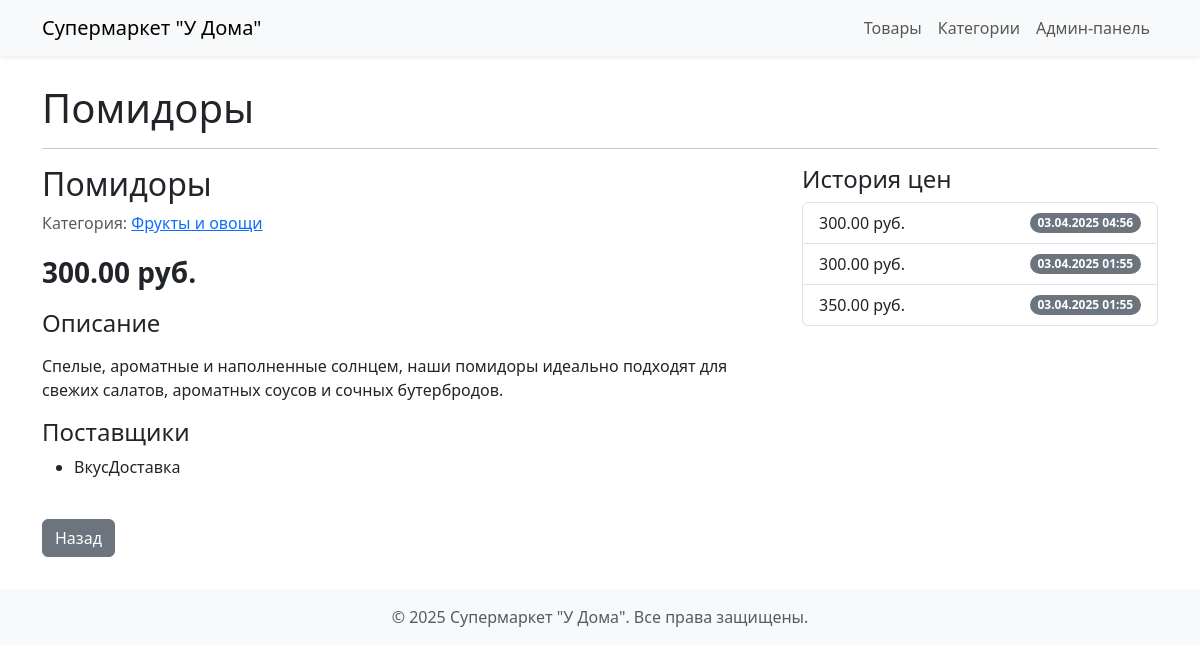
Page /supermarket/products/2/ on the committed database.
### supermarket_app/models.py (models this page shows, shortened)
class TimestampedModel(models.Model):
    created_at = models.DateTimeField(auto_now_add=True, verbose_name="Время создания")
    updated_at = models.DateTimeField(auto_now=True, verbose_name="Время обновления")
    class Meta:
        abstract = True

class IsActiveModel(models.Model):
    is_active = models.BooleanField(default=True, verbose_name="Активен")
    objects = IsActiveManager()
    class Meta:
        abstract = True

class Product(TimestampedModel, IsActiveModel):
    name = models.CharField(max_length=200, verbose_name="Название товара")
    description = models.TextField(blank=True, verbose_name="Описание")
    category = models.ForeignKey(
        Category,
        on_delete=models.PROTECT,
        related_name='products',
        verbose_name="Категория"
    )
    transport_companies = models.ManyToManyField(
        TransportCompany,
        related_name='products',
        verbose_name="Транспортные компании",
        blank=True
    )
    class Meta:
        verbose_name = "Товар"
        verbose_name_plural = "Товары"
        ordering = ['name']
    def get_current_price(self):
        now = timezone.now()
        try:
            current_price_obj = self.prices.filter(start_date__lte=now).latest('start_date')
            return current_price_obj.value
        except Price.DoesNotExist:
            return None

class Category(TimestampedModel):
    name = models.CharField(max_length=100, unique=True, verbose_name="Название категории")
    description = models.TextField(blank=True, verbose_name="Описание")
    class Meta:
        verbose_name = "Категория"
        verbose_name_plural = "Категории"
        ordering = ['name']

class Price(TimestampedModel):
    product = models.ForeignKey(
        Product,
        on_delete=models.CASCADE,
        related_name='prices',
        verbose_name="Товар"
    )
    value = models.DecimalField(
        max_digits=10,
        decimal_places=2,
        validators=[MinValueValidator(0.01)],
        verbose_name="Цена"
    )
    start_date = models.DateTimeField(
        default=timezone.now,
        verbose_name="Дата начала действия цены"
    )
    class Meta:
        verbose_name = "Цена"
        verbose_name_plural = "Цены (История)"
        ordering = ['-start_date']
        get_latest_by = 'start_date'

class TransportCompany(TimestampedModel):
    name = models.CharField(max_length=200, unique=True, verbose_name="Название компании")
    contact_info = models.TextField(blank=True, verbose_name="Контактная информация")
    class Meta:
        verbose_name = "Транспортная компания"
        verbose_name_plural = "Транспортные компании"
        ordering = ['name']

### supermarket_app/views.py (the view)
# urls.py: path('products/<int:pk>/', views.ProductDetailView.as_view(), name='product_detail'),
class ProductDetailView(DetailView):
    model = Product
    template_name = 'supermarket_app/product_detail.html'
    context_object_name = 'product'
    def get_object(self, queryset=None):
        pk = self.kwargs.get('pk')
        if pk is None:
            raise Http404("ID товара не указан.")
        try:
            pk_int = int(pk)
            obj = get_object_or_404(Product.objects.get_active(), pk=pk_int)
            return obj
        except (ValueError, TypeError):
             raise Http404("Неверный формат ID товара.")
    def get_context_data(self, **kwargs):
        context = super().get_context_data(**kwargs)
        product = self.object
        context['current_price'] = product.get_current_price()
        now = timezone.now()
        context['price_history'] = product.prices.filter(start_date__lte=
                                                         now).order_by('-start_date')
        context['page_title'] = product.name
        return context

### supermarket_app/models.py (called while the page is built)
    def get_active(self):
        return self.get_queryset().filter(is_active=True)

### supermarket_app/templates/supermarket_app/product_detail.html (shortened to what this page needs)
{% extends "supermarket_app/base.html" %}
{% load l10n %}
{% block content %}
<div class="row">
    <div class="col-md-8">
        <h2>{{ product.name }}</h2>
        <p class="text-muted">Категория: <a href="{% url 'supermarket_app:category_product_list' category_id=product.category.id %}">{{ product.category.name }}</a></p>
        {% if current_price %}
            <p class="fs-3"><strong>{{ current_price }} руб.</strong></p>
        {% else %}
            <p class="fs-3 text-danger">Цена не установлена</p>
        {% endif %}
        {% if product.description %}
            <h4>Описание</h4>
            <p>{{ product.description|linebreaks }}</p>
        {% endif %}
        {% if product.transport_companies.all %}
            <h4>Поставщики</h4>
            <ul>
                {% for company in product.transport_companies.all %}
                    <li>{{ company.name }}</li>
                {% endfor %}
            </ul>
        {% endif %}
    </div>
    <div class="col-md-4">
        <h4>История цен</h4>
        {% if price_history %}
            <ul class="list-group">
                {% for price in price_history %}
                    <li class="list-group-item d-flex justify-content-between align-items-center">
                        {{ price.value }} руб.
                        <span class="badge bg-secondary rounded-pill">{{ price.start_date|date:"d.m.Y H:i" }}</span>
                    </li>
                {% endfor %}
            </ul>
        {% else %}
            <p>История цен отсутствует.</p>
        {% endif %}
    </div>
</div>
<div class="mt-4">
     <a href="{{ request.META.HTTP_REFERER|default:request.build_absolute_uri }}" class="btn btn-secondary">Назад</a>
</div>
{% endblock %}

### supermarket_app/templates/supermarket_app/base.html (shortened to what this page needs)
<!DOCTYPE html>
<html lang="ru">
<head>
    <link href="https://cdn.jsdelivr.net/npm/bootstrap@5.3.2/dist/css/bootstrap.min.css" rel="stylesheet">
</head>
<body>
    <nav class="navbar navbar-expand-lg navbar-light bg-light fixed-top shadow-sm">
        <div class="container">
            <a class="navbar-brand" href="{% url 'supermarket_app:product_list' %}">Супермаркет "У Дома"</a>
            <div class="collapse navbar-collapse" id="navbarNav">
                <ul class="navbar-nav ms-auto">
                    <li class="nav-item">
                        <a class="nav-link {% if request.resolver_match.view_name == 'supermarket_app:product_list' %}active{% endif %}" href="{% url 'supermarket_app:product_list' %}">Товары</a>
                    </li>
                    <li class="nav-item">
                        <a class="nav-link {% if request.resolver_match.view_name == 'supermarket_app:category_list' %}active{% endif %}" href="{% url 'supermarket_app:category_list' %}">Категории</a>
                    </li>
                    <li class="nav-item">
                        <a class="nav-link" href="/admin/" target="_blank">Админ-панель</a>
                    </li>
                </ul>
            </div>
        </div>
    </nav>
    <main class="container mt-4">
        <h1>{% block page_title %}{{ page_title|default:"Супермаркет" }}{% endblock %}</h1>
        <hr>
        {% block content %}{% endblock %}
    </main>
    <footer class="footer">
        <div class="container">
            <span class="text-muted">© {% now "Y" %} Супермаркет "У Дома". Все права защищены.</span>
        </div>
    </footer>
</body>
</html>

### supermarket_app/templates/supermarket_app/base.html (style rules this page uses)
body { padding-top: 60px; }
.footer { padding: 1rem 0; margin-top: 2rem; background-color: #f8f9fa; text-align: center; }

### rows in the picture
Product: name "Помидоры", category.name "Фрукты и овощи", description "Спелые, ароматные и наполненные солнцем, наши помидоры идеально подходят для свежих салатов, ароматных соусов и сочных бутербродов."
Price: value "300.00", start_date "03.04.2025 04:56"
TransportCompany: name "ВкусДоставка"
Price: value "300.00", start_date "03.04.2025 01:55"
Price: value "350.00", start_date "03.04.2025 01:55"
